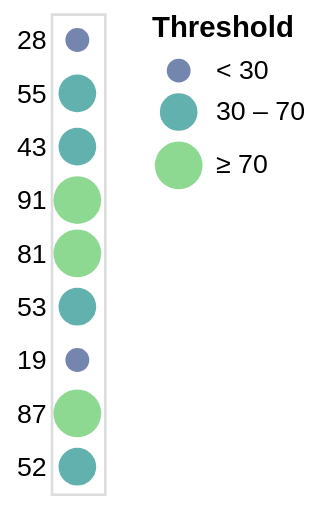

Write the Vega-Lite specification saved for this chart.
### Vega specification from a JSON file in a GitHub repository (floating-point values rounded to 4 significant figures)
{"$schema": "https://vega.github.io/schema/vega/v5.json", "autosize": "pad", "padding": 5, "width": 20, "style": "cell", "data": [{"name": "source_0", "values": [{"a": "A", "b": 28}, {"a": "B", "b": 55}, {"a": "C", "b": 43}, {"a": "D", "b": 91}, {"a": "E", "b": 81}, {"a": "F", "b": 53}, {"a": "G", "b": 19}, {"a": "H", "b": 87}, {"a": "I", "b": 52}]}, {"name": "data_0", "source": "source_0", "transform": [{"type": "filter", "expr": "datum[\"b\"] !== null && !isNaN(datum[\"b\"])"}]}], "signals": [{"name": "y_step", "value": 20}, {"name": "height", "update": "bandspace(domain('y').length, 1, 0.5) * y_step"}, {"name": "width", "update": "width"}], "marks": [{"name": "marks", "type": "symbol", "style": ["circle"], "from": {"data": "data_0"}, "encode": {"update": {"opacity": {"value": 0.7}, "fill": {"scale": "color", "field": "b"}, "x": {"signal": "width", "mult": 0.5}, "y": {"scale": "y", "field": "b"}, "size": {"scale": "size", "field": "b"}, "shape": {"value": "circle"}}}}], "scales": [{"name": "y", "type": "point", "domain": {"data": "data_0", "field": "b"}, "range": {"step": {"signal": "y_step"}}, "padding": 0.5}, {"name": "color", "type": "threshold", "domain": [30, 70], "range": {"scheme": "viridis"}, "interpolate": "hcl"}, {"name": "size", "type": "threshold", "domain": [30, 70], "range": [80, 200, 320]}], "axes": [{"scale": "y", "orient": "left", "grid": false, "domain": false, "ticks": false, "zindex": 0}], "legends": [{"title": "Threshold", "fill": "color", "gradientLength": {"signal": "clamp(height, 64, 200)"}, "labelOverlap": "greedy", "symbolType": "circle", "encode": {"symbols": {"update": {"opacity": {"value": 0.7}}}}, "size": "size"}]}
